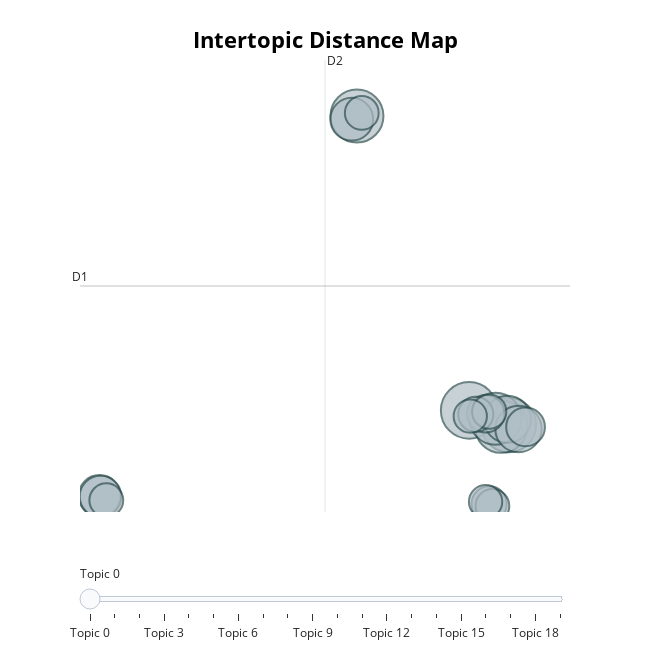

The notebook cell saved with this chart:
### Markdown cell above
The topics don't seem to allign greatly with sentiment just from looking at the keywords.

### Code cell
topic_model.visualize_topics(top_n_topics=20)

### Figure 1 — Plotly figure (JSON) as saved in the notebook; plotly's stock layout.template omitted (floating-point values rounded to 4 significant figures)
{"data": [{"customdata": [[0, "firma | dårlig | kundeservice | virksomhed | service", 98], [1, "kl | idag | 18 | leveret | dag", 91], [2, "hurtig | levering |  |  | ", 86], [3, "tyskland | danmark | kolding | dansk | oktober", 84], [4, "adresse | pakken | fik | pakke | sms", 83], [5, "fedex | kundenummer | forsendelserne | usa | dokumentation", 68], [6, "bestilte | bestilling | torsdag | kl | bestilt", 66], [7, "hurtig | levering | hurtigt | forsendelse | ", 56], [8, "tiden | aftalt | varen | uskadet | bestemmelsesstedet", 53], [9, "hurtig | levering | ever | super | præcis", 53], [10, "lagermand | fu | grunden | 500 | banken", 46], [11, "hjemme | hele | dagen | bankede | skyndte", 43], [12, "robot | telefon | komme | kø | tlf", 38], [13, "service | personale | fin | venlig | betjening", 38], [14, "hjemme | ups | forbi | gange | dagen", 36], [15, "hurtigt | gik | hurtige | fremme | forbløffende", 35], [16, "nord | post | postnord | vælger | tak", 35], [17, "hurtig | levering | sødt | hurtigt | personale", 35], [18, "tilfreds | smilende | tilfredshed | glad | tilfredsstillende", 34], [19, "postnord | nord | post | herning | modtagerflex", 34]], "hovertemplate": "<b>Topic %{customdata[0]}</b><br>%{customdata[1]}<br>Size: %{customdata[2]}", "legendgroup": "", "marker": {"color": "#B0BEC5", "line": {"color": "DarkSlateGrey", "width": 2}, "size": [98, 91, 86, 84, 83, 68, 66, 56, 53, 53, 46, 43, 38, 38, 36, 35, 35, 35, 34, 34], "sizemode": "area", "sizeref": 0.06125, "symbol": "circle"}, "mode": "markers", "name": "", "orientation": "v", "showlegend": false, "type": "scatter", "x": [13.41, 15.62, 7.137, 15.2, 14.88, 15.54, 16.16, 6.846, -7.252, -7.191, 16.56, 14.34, 13.78, 14.52, 14.53, -6.869, 14.71, 7.406, 14.33, 13.47], "xaxis": "x", "y": [4.909, 3.613, 31.01, 3.467, 4.168, 4.123, 3.26, 30.72, -2.668, -2.729, 3.44, 4.612, 4.564, -3.385, 4.794, -3.05, -3.564, 31.28, -3.186, 4.4], "yaxis": "y"}], "layout": {"annotations": [{"showarrow": false, "text": "D1", "x": -8.34, "y": 15.94, "yshift": 10}, {"showarrow": false, "text": "D2", "x": 5.352, "xshift": 10, "y": 35.97}], "height": 650, "hoverlabel": {"bgcolor": "white", "font": {"family": "Rockwell", "size": 16}}, "legend": {"itemsizing": "constant", "tracegroupgap": 0}, "margin": {"t": 60}, "shapes": [{"line": {"color": "#CFD8DC", "width": 2}, "type": "line", "x0": 5.352, "x1": 5.352, "y0": -4.099, "y1": 35.97}, {"line": {"color": "#9E9E9E", "width": 2}, "type": "line", "x0": -8.34, "x1": 19.04, "y0": 15.94, "y1": 15.94}], "sliders": [{"active": 0, "pad": {"t": 50}, "steps": [{"args": [{"marker.color": [["red", "#B0BEC5", "#B0BEC5", "#B0BEC5", "#B0BEC5", "#B0BEC5", "#B0BEC5", "#B0BEC5", "#B0BEC5", "#B0BEC5", "#B0BEC5", "#B0BEC5", "#B0BEC5", "#B0BEC5", "#B0BEC5", "#B0BEC5", "#B0BEC5", "#B0BEC5", "#B0BEC5", "#B0BEC5"]]}], "label": "Topic 0", "method": "update"}, {"args": [{"marker.color": [["#B0BEC5", "red", "#B0BEC5", "#B0BEC5", "#B0BEC5", "#B0BEC5", "#B0BEC5", "#B0BEC5", "#B0BEC5", "#B0BEC5", "#B0BEC5", "#B0BEC5", "#B0BEC5", "#B0BEC5", "#B0BEC5", "#B0BEC5", "#B0BEC5", "#B0BEC5", "#B0BEC5", "#B0BEC5"]]}], "label": "Topic 1", "method": "update"}, {"args": [{"marker.color": [["#B0BEC5", "#B0BEC5", "red", "#B0BEC5", "#B0BEC5", "#B0BEC5", "#B0BEC5", "#B0BEC5", "#B0BEC5", "#B0BEC5", "#B0BEC5", "#B0BEC5", "#B0BEC5", "#B0BEC5", "#B0BEC5", "#B0BEC5", "#B0BEC5", "#B0BEC5", "#B0BEC5", "#B0BEC5"]]}], "label": "Topic 2", "method": "update"}, {"args": [{"marker.color": [["#B0BEC5", "#B0BEC5", "#B0BEC5", "red", "#B0BEC5", "#B0BEC5", "#B0BEC5", "#B0BEC5", "#B0BEC5", "#B0BEC5", "#B0BEC5", "#B0BEC5", "#B0BEC5", "#B0BEC5", "#B0BEC5", "#B0BEC5", "#B0BEC5", "#B0BEC5", "#B0BEC5", "#B0BEC5"]]}], "label": "Topic 3", "method": "update"}, {"args": [{"marker.color": [["#B0BEC5", "#B0BEC5", "#B0BEC5", "#B0BEC5", "red", "#B0BEC5", "#B0BEC5", "#B0BEC5", "#B0BEC5", "#B0BEC5", "#B0BEC5", "#B0BEC5", "#B0BEC5", "#B0BEC5", "#B0BEC5", "#B0BEC5", "#B0BEC5", "#B0BEC5", "#B0BEC5", "#B0BEC5"]]}], "label": "Topic 4", "method": "update"}, {"args": [{"marker.color": [["#B0BEC5", "#B0BEC5", "#B0BEC5", "#B0BEC5", "#B0BEC5", "red", "#B0BEC5", "#B0BEC5", "#B0BEC5", "#B0BEC5", "#B0BEC5", "#B0BEC5", "#B0BEC5", "#B0BEC5", "#B0BEC5", "#B0BEC5", "#B0BEC5", "#B0BEC5", "#B0BEC5", "#B0BEC5"]]}], "label": "Topic 5", "method": "update"}, {"args": [{"marker.color": [["#B0BEC5", "#B0BEC5", "#B0BEC5", "#B0BEC5", "#B0BEC5", "#B0BEC5", "red", "#B0BEC5", "#B0BEC5", "#B0BEC5", "#B0BEC5", "#B0BEC5", "#B0BEC5", "#B0BEC5", "#B0BEC5", "#B0BEC5", "#B0BEC5", "#B0BEC5", "#B0BEC5", "#B0BEC5"]]}], "label": "Topic 6", "method": "update"}, {"args": [{"marker.color": [["#B0BEC5", "#B0BEC5", "#B0BEC5", "#B0BEC5", "#B0BEC5", "#B0BEC5", "#B0BEC5", "red", "#B0BEC5", "#B0BEC5", "#B0BEC5", "#B0BEC5", "#B0BEC5", "#B0BEC5", "#B0BEC5", "#B0BEC5", "#B0BEC5", "#B0BEC5", "#B0BEC5", "#B0BEC5"]]}], "label": "Topic 7", "method": "update"}, {"args": [{"marker.color": [["#B0BEC5", "#B0BEC5", "#B0BEC5", "#B0BEC5", "#B0BEC5", "#B0BEC5", "#B0BEC5", "#B0BEC5", "red", "#B0BEC5", "#B0BEC5", "#B0BEC5", "#B0BEC5", "#B0BEC5", "#B0BEC5", "#B0BEC5", "#B0BEC5", "#B0BEC5", "#B0BEC5", "#B0BEC5"]]}], "label": "Topic 8", "method": "update"}, {"args": [{"marker.color": [["#B0BEC5", "#B0BEC5", "#B0BEC5", "#B0BEC5", "#B0BEC5", "#B0BEC5", "#B0BEC5", "#B0BEC5", "#B0BEC5", "red", "#B0BEC5", "#B0BEC5", "#B0BEC5", "#B0BEC5", "#B0BEC5", "#B0BEC5", "#B0BEC5", "#B0BEC5", "#B0BEC5", "#B0BEC5"]]}], "label": "Topic 9", "method": "update"}, {"args": [{"marker.color": [["#B0BEC5", "#B0BEC5", "#B0BEC5", "#B0BEC5", "#B0BEC5", "#B0BEC5", "#B0BEC5", "#B0BEC5", "#B0BEC5", "#B0BEC5", "red", "#B0BEC5", "#B0BEC5", "#B0BEC5", "#B0BEC5", "#B0BEC5", "#B0BEC5", "#B0BEC5", "#B0BEC5", "#B0BEC5"]]}], "label": "Topic 10", "method": "update"}, {"args": [{"marker.color": [["#B0BEC5", "#B0BEC5", "#B0BEC5", "#B0BEC5", "#B0BEC5", "#B0BEC5", "#B0BEC5", "#B0BEC5", "#B0BEC5", "#B0BEC5", "#B0BEC5", "red", "#B0BEC5", "#B0BEC5", "#B0BEC5", "#B0BEC5", "#B0BEC5", "#B0BEC5", "#B0BEC5", "#B0BEC5"]]}], "label": "Topic 11", "method": "update"}, {"args": [{"marker.color": [["#B0BEC5", "#B0BEC5", "#B0BEC5", "#B0BEC5", "#B0BEC5", "#B0BEC5", "#B0BEC5", "#B0BEC5", "#B0BEC5", "#B0BEC5", "#B0BEC5", "#B0BEC5", "red", "#B0BEC5", "#B0BEC5", "#B0BEC5", "#B0BEC5", "#B0BEC5", "#B0BEC5", "#B0BEC5"]]}], "label": "Topic 12", "method": "update"}, {"args": [{"marker.color": [["#B0BEC5", "#B0BEC5", "#B0BEC5", "#B0BEC5", "#B0BEC5", "#B0BEC5", "#B0BEC5", "#B0BEC5", "#B0BEC5", "#B0BEC5", "#B0BEC5", "#B0BEC5", "#B0BEC5", "red", "#B0BEC5", "#B0BEC5", "#B0BEC5", "#B0BEC5", "#B0BEC5", "#B0BEC5"]]}], "label": "Topic 13", "method": "update"}, {"args": [{"marker.color": [["#B0BEC5", "#B0BEC5", "#B0BEC5", "#B0BEC5", "#B0BEC5", "#B0BEC5", "#B0BEC5", "#B0BEC5", "#B0BEC5", "#B0BEC5", "#B0BEC5", "#B0BEC5", "#B0BEC5", "#B0BEC5", "red", "#B0BEC5", "#B0BEC5", "#B0BEC5", "#B0BEC5", "#B0BEC5"]]}], "label": "Topic 14", "method": "update"}, {"args": [{"marker.color": [["#B0BEC5", "#B0BEC5", "#B0BEC5", "#B0BEC5", "#B0BEC5", "#B0BEC5", "#B0BEC5", "#B0BEC5", "#B0BEC5", "#B0BEC5", "#B0BEC5", "#B0BEC5", "#B0BEC5", "#B0BEC5", "#B0BEC5", "red", "#B0BEC5", "#B0BEC5", "#B0BEC5", "#B0BEC5"]]}], "label": "Topic 15", "method": "update"}, {"args": [{"marker.color": [["#B0BEC5", "#B0BEC5", "#B0BEC5", "#B0BEC5", "#B0BEC5", "#B0BEC5", "#B0BEC5", "#B0BEC5", "#B0BEC5", "#B0BEC5", "#B0BEC5", "#B0BEC5", "#B0BEC5", "#B0BEC5", "#B0BEC5", "#B0BEC5", "red", "#B0BEC5", "#B0BEC5", "#B0BEC5"]]}], "label": "Topic 16", "method": "update"}, {"args": [{"marker.color": [["#B0BEC5", "#B0BEC5", "#B0BEC5", "#B0BEC5", "#B0BEC5", "#B0BEC5", "#B0BEC5", "#B0BEC5", "#B0BEC5", "#B0BEC5", "#B0BEC5", "#B0BEC5", "#B0BEC5", "#B0BEC5", "#B0BEC5", "#B0BEC5", "#B0BEC5", "red", "#B0BEC5", "#B0BEC5"]]}], "label": "Topic 17", "method": "update"}, {"args": [{"marker.color": [["#B0BEC5", "#B0BEC5", "#B0BEC5", "#B0BEC5", "#B0BEC5", "#B0BEC5", "#B0BEC5", "#B0BEC5", "#B0BEC5", "#B0BEC5", "#B0BEC5", "#B0BEC5", "#B0BEC5", "#B0BEC5", "#B0BEC5", "#B0BEC5", "#B0BEC5", "#B0BEC5", "red", "#B0BEC5"]]}], "label": "Topic 18", "method": "update"}, {"args": [{"marker.color": [["#B0BEC5", "#B0BEC5", "#B0BEC5", "#B0BEC5", "#B0BEC5", "#B0BEC5", "#B0BEC5", "#B0BEC5", "#B0BEC5", "#B0BEC5", "#B0BEC5", "#B0BEC5", "#B0BEC5", "#B0BEC5", "#B0BEC5", "#B0BEC5", "#B0BEC5", "#B0BEC5", "#B0BEC5", "red"]]}], "label": "Topic 19", "method": "update"}]}], "title": {"font": {"color": "Black", "size": 22}, "text": "<b>Intertopic Distance Map</b>", "x": 0.5, "xanchor": "center", "y": 0.95, "yanchor": "top"}, "width": 650, "xaxis": {"anchor": "y", "domain": [0, 1], "range": [-8.34, 19.04], "title": {"text": ""}, "visible": false}, "yaxis": {"anchor": "x", "domain": [0, 1], "range": [-4.099, 35.97], "title": {"text": ""}, "visible": false}}}
